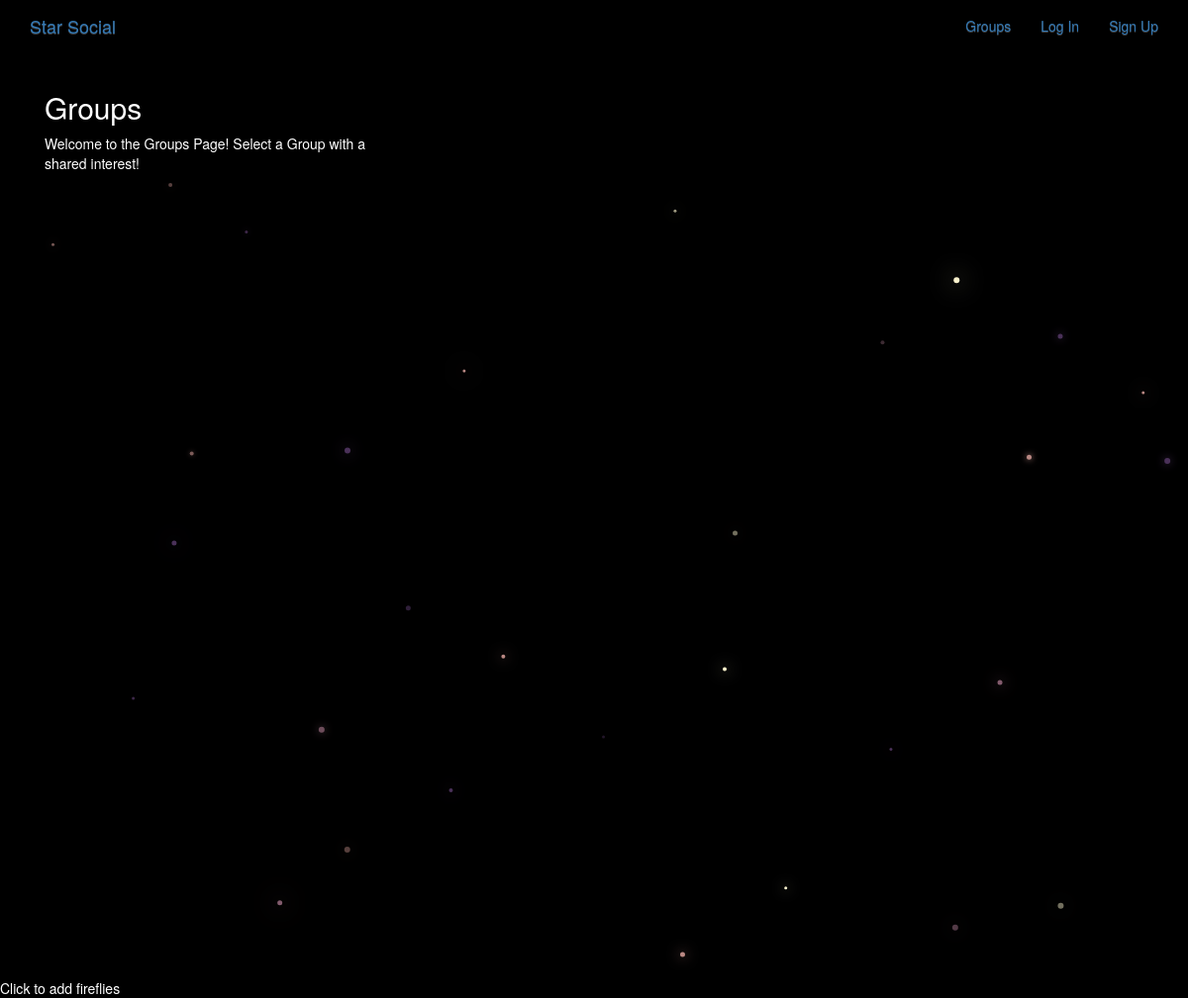
Page /groups/ on the earlier database version.
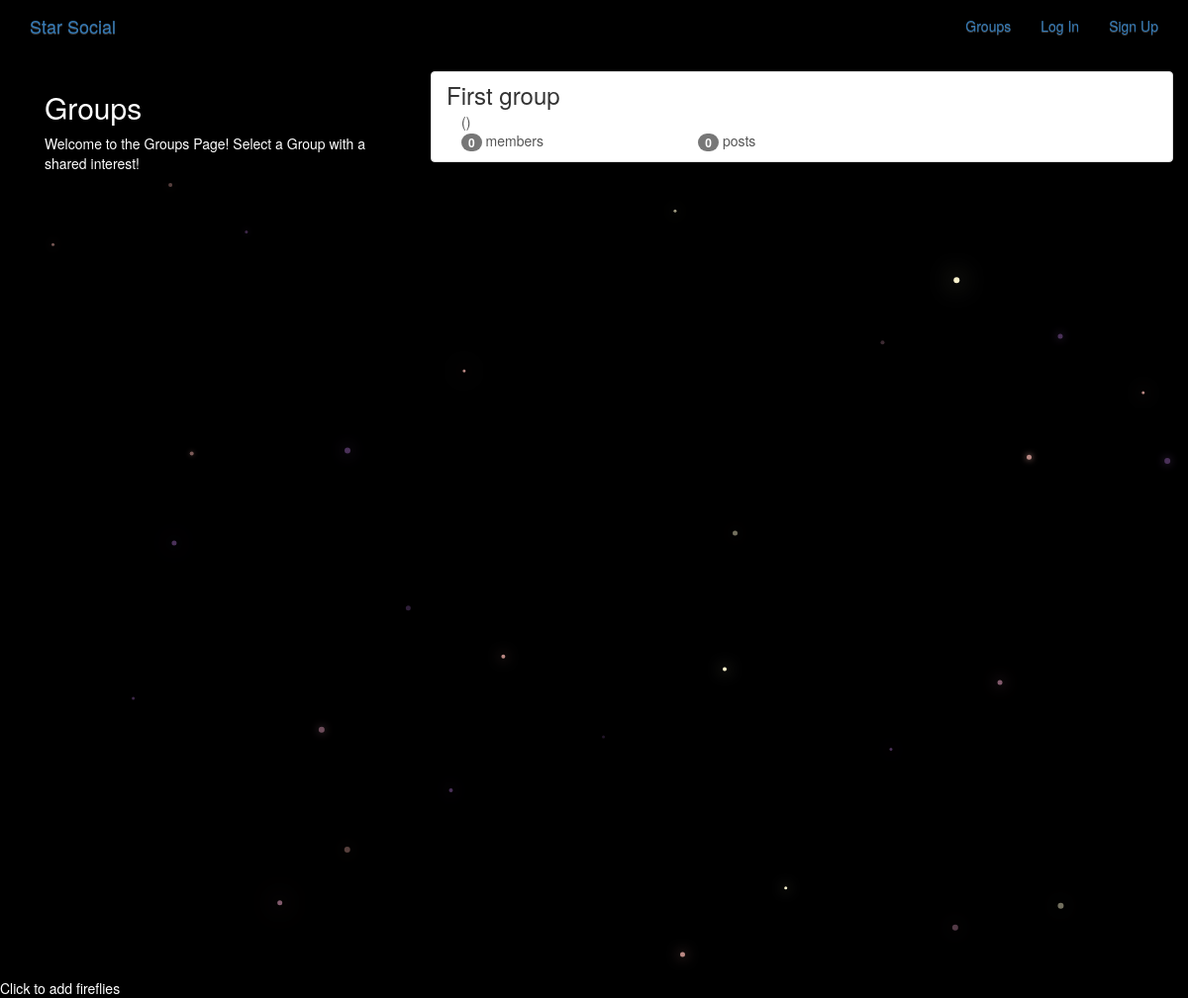
Same page on the later database version.
### groups/models.py (models this page shows, shortened)
class Group(models.Model):
    name = models.CharField(max_length=256, unique=True)
    slug = models.SlugField(allow_unicode=True, unique=True)
    description = models.TextField(blank=True, default='')
    description_html = models.TextField(editable=False, default='', blank=True)
    members = models.ManyToManyField(User, through='GroupMember')
    class Meta:
        ordering = ['name']

### groups/views.py (the view)
# urls.py: path("", views.ListGroups.as_view(), name='all'),
class ListGroups(generic.ListView):
    model = Group

### groups/templates/groups/group_list.html (shortened to what this page needs)
{% extends "groups/group_base.html" %}
{% block pregroup %}
<div class="col-md-4">
    <div class="content">
        <h2>Groups</h2>
        <p>Welcome to the Groups Page! Select a Group with a shared interest!</p>
    </div>
</div>
{% endblock %}
{% block group_content %}
<div class="col-md-8">
    <div class="list-group">
        {% for group in object_list %}
        <a class="list-group-item" href="{% url 'groups:single' slug=group.slug %}">
            <h3 class="title list-group-item-heading">{{ group.name }}</h3>
            <div class="list-group-item-text container-fluid">
                {{ group.description_html|safe }}
                <div class="row">
                    <div class="col-md-4">
                        <span class="badge">{{ group.members.count }}</span> member{{ group.members.count|pluralize }}
                    </div>
                    <div class="col-md-4">
                        <span class="badge">{{ group.posts.count }}</span> post{{ group.posts.count|pluralize }}
                    </div>
                </div>
            </div>
        </a>
        {% endfor %}
    </div>
</div>
{% endblock %}

Differences in the rows shown:
added Group: name "First group", description_html "( )", members.count "0", posts.count "0"
